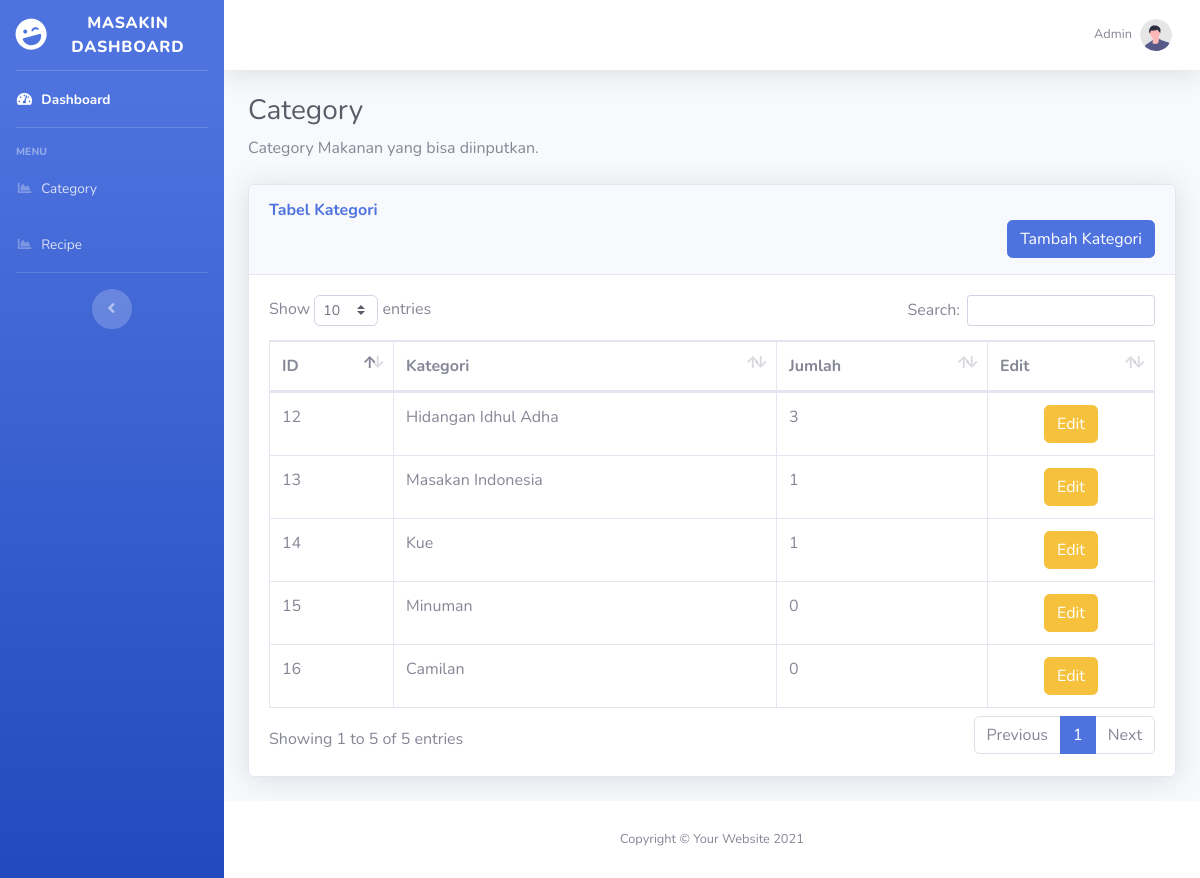
Screenshot of /admin/Category.php (signed in) with the database file from the repository.
### tables this page shows
CREATE TABLE `category` (
  `idCategory` int(11) NOT NULL,
  `name` varchar(255) NOT NULL,
  `updateAt` datetime NOT NULL DEFAULT current_timestamp(),
  `createdAt` timestamp NOT NULL DEFAULT current_timestamp()
);

### handler/DatabaseHandler.php (called while the page is built, shortened)
<?php
class DatabaseHandler
{
    private $conn;
    public function __construct()
    {
        $this->conn = mysqli_connect("localhost", "root", "", "masakin");
    }
    public function executeQuery($query)
    {
        $result = mysqli_query($this->conn, $query);
        return $result;
    }
}

### admin/Category.php (the view, shortened to what this page needs)
<?php
require_once '../handler/DatabaseHandler.php';
$db = new DatabaseHandler();
?>
<!DOCTYPE html>
<html lang="en">
<head>
  <link href="vendor/fontawesome-free/css/all.min.css" rel="stylesheet" type="text/css">
  <link href="css/sb-admin-2.min.css" rel="stylesheet">
  <link href="vendor/datatables/dataTables.bootstrap4.min.css" rel="stylesheet">
</head>
<body id="page-top">
  <div id="wrapper">
    <ul class="navbar-nav bg-gradient-primary sidebar sidebar-dark accordion" id="accordionSidebar">
      <a class="sidebar-brand d-flex align-items-center justify-content-center" href="index.php">
        <div class="sidebar-brand-icon rotate-n-15">
          <i class="fas fa-laugh-wink"></i>
        </div>
        <div class="sidebar-brand-text mx-3">Masakin Dashboard</sup></div>
      </a>
      <hr class="sidebar-divider my-0" />
      <li class="nav-item active">
        <a class="nav-link" href="index.php">
          <i class="fas fa-fw fa-tachometer-alt"></i>
          <span>Dashboard</span></a>
      </li>
      <hr class="sidebar-divider" />
      <div class="sidebar-heading">Menu</div>
      <li class="nav-item">
        <a class="nav-link" href="./Category.php">
          <i class="fas fa-fw fa-chart-area"></i>
          <span>Category</span></a>
        <a class="nav-link" href="./Recipe.php">
          <i class="fas fa-fw fa-chart-area"></i>
          <span>Recipe</span></a>
      </li>
      <hr class="sidebar-divider d-none d-md-block" />
      <div class="text-center d-none d-md-inline">
        <button class="rounded-circle border-0" id="sidebarToggle"></button>
      </div>
    </ul>
    <div id="content-wrapper" class="d-flex flex-column">
      <div id="content">
        <nav class="navbar navbar-expand navbar-light bg-white topbar mb-4 static-top shadow">
          <ul class="navbar-nav ml-auto">
            <li class="nav-item dropdown no-arrow">
              <a class="nav-link dropdown-toggle" href="#" id="userDropdown" role="button" data-toggle="dropdown" aria-haspopup="true" aria-expanded="false">
                <span class="mr-2 d-none d-lg-inline text-gray-600 small"><?= $_SESSION["users"]["name"] ?></span>
                <img class="img-profile rounded-circle" src="img/undraw_profile.svg" />
              </a>
            </li>
          </ul>
        </nav>
        <div class="container-fluid">
          <h1 class="h3 mb-2 text-gray-800">Category</h1>
          <p class="mb-4">Category Makanan yang bisa diinputkan.</p>
          <div class="card shadow mb-4">
            <div class="card-header py-3">
              <h6 class="m-0 font-weight-bold text-primary">Tabel Kategori</h6>
              <button type="button" class="btn btn-primary float-right" class="btn btn-primary" data-toggle="modal" data-target="#exampleModal">Tambah Kategori</button>
            </div>
            <div class="card-body">
              <div class="table-responsive">
                <table class="table table-bordered" id="dataTable" width="100%" cellspacing="0">
                  <thead>
                    <tr>
                      <th>ID</th>
                      <th>Kategori</th>
                      <th>Jumlah</th>
                      <th>Edit</th>
                    </tr>
                  </thead>
                  <tbody>
                    <?php
                    $query = "SELECT category.idCategory AS ID, category.name AS name, COUNT(recipe.recipeId) AS jumlah FROM category LEFT JOIN recipe ON category.idCategory = recipe.categoryId GROUP BY category.idCategory;";
                    $result = $db->executeQuery($query);
                    while ($row = mysqli_fetch_array($result)) {
                      echo "<tr>";
                      echo "<td>" . $row['ID'] . "</td>";
                      echo "<td>" . $row['name'] . "</td>";
                      echo "<td>" . $row['jumlah'] . "</td>";
                      echo '<td class="d-flex justify-content-center"><button type="button" class="btn btn-warning" data-toggle="modal" data-target="#exampleModal" data-whatever="' . $row["name"] . '" data-id="' . $row["ID"] . '">Edit</button> </td>';
                      echo "</tr>";
                    }
                    ?>
                  </tbody>
                </table>
              </div>
            </div>
          </div>
        </div>
      </div>
      <footer class="sticky-footer bg-white">
        <div class="container my-auto">
          <div class="copyright text-center my-auto">
            <span>Copyright &copy; Your Website 2021</span>
          </div>
        </div>
      </footer>
    </div>
  </div>
</body>
</html>

### rows the page displays
category: idCategory "12", name "Hidangan Idhul Adha", jumlah "3"
category: idCategory "13", name "Masakan Indonesia", jumlah "1"
category: idCategory "14", name "Kue", jumlah "1"
category: idCategory "15", name "Minuman", jumlah "0"
category: idCategory "16", name "Camilan", jumlah "0"

### other values shown
$_SESSION["users"]["name"] "Admin"
